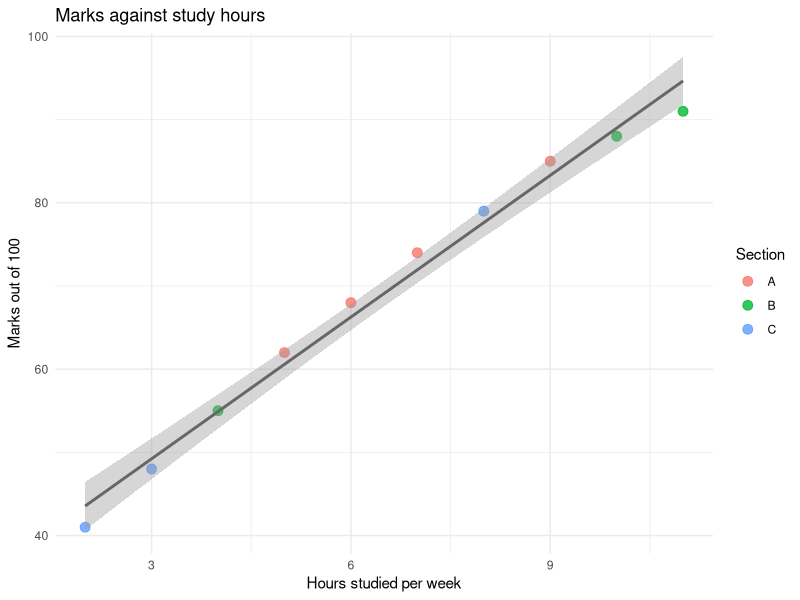
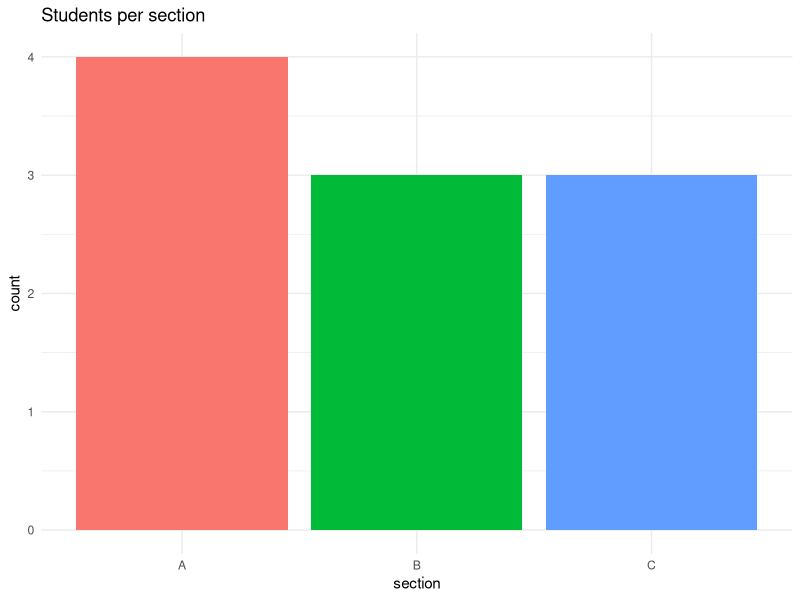
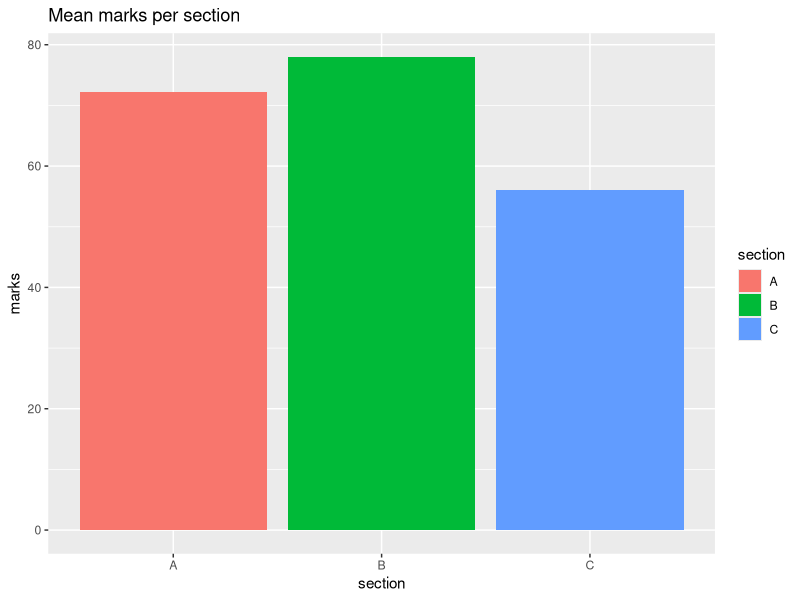
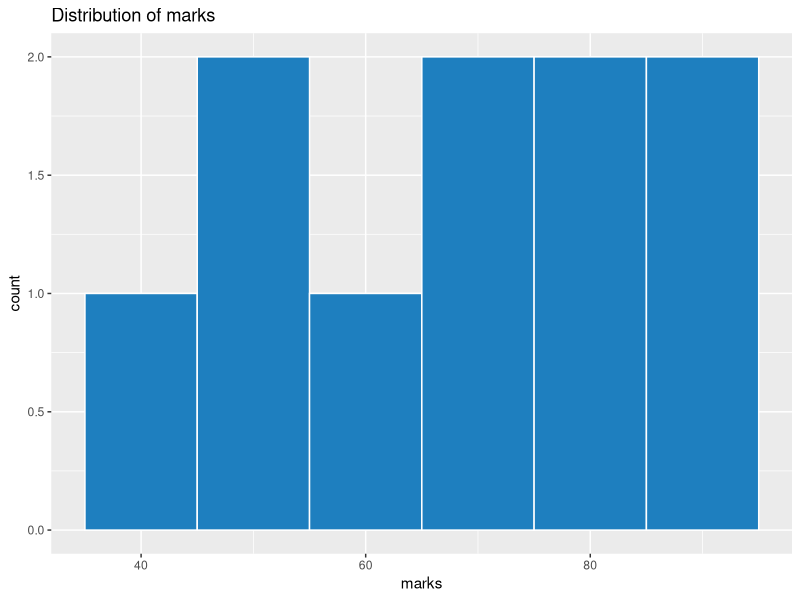
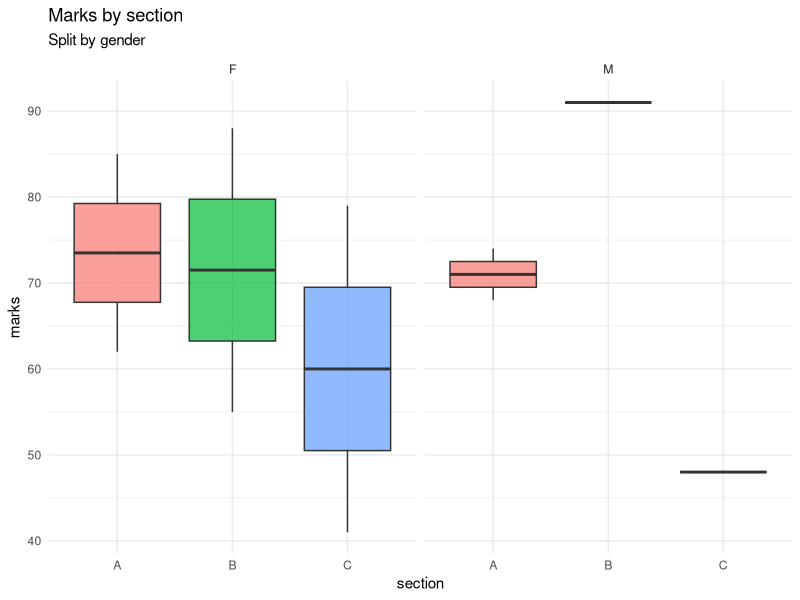
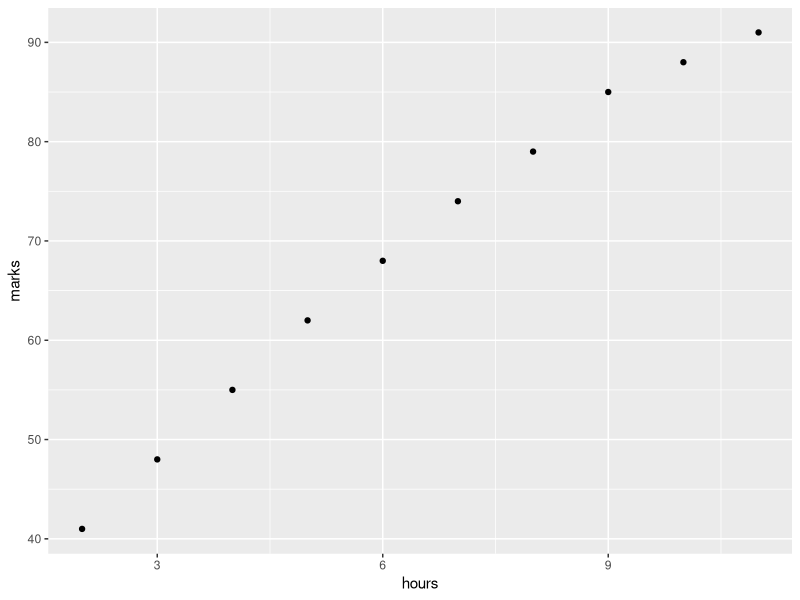
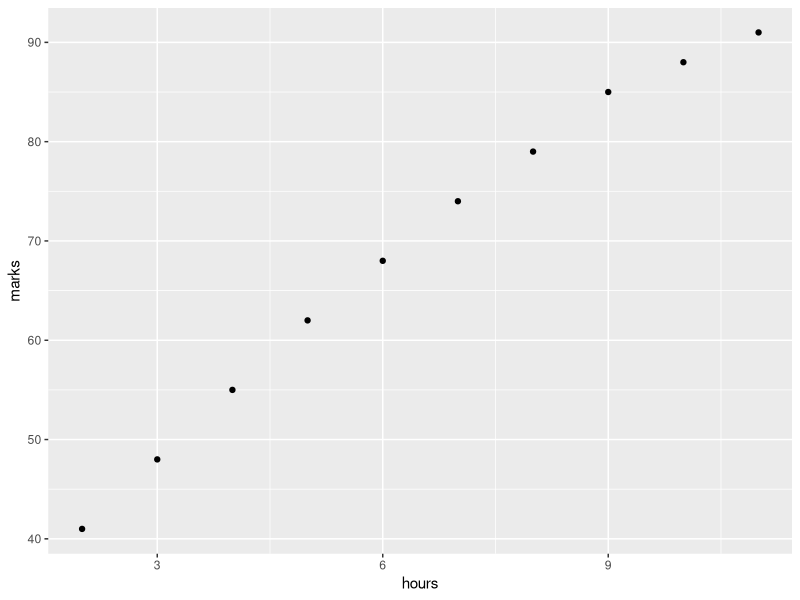

Recreate these plots in R, in order.
# =====================================================================
# NOT EXECUTED IN VERIFICATION -- R is not installable in this environment
# (Debian repos blocked). Desk-checked only; numbers in comments come from
# the executed Python equivalent in python/. Run this in RStudio.
# =====================================================================
# Experiment 12: Visualise data with ggplot2
# No Python equivalent -- this demonstrates ggplot2's grammar specifically.

library(ggplot2)

students <- data.frame(
  name    = c("Ananya","Bhavana","Charan","Divya","Eshwar",
              "Fiona","Gopal","Harika","Ismail","Jyothi"),
  section = c("A","A","B","B","A","C","C","B","A","C"),
  gender  = c("F","F","M","F","M","F","M","F","M","F"),
  hours   = c(9, 5, 11, 4, 7, 8, 3, 10, 6, 2),
  marks   = c(85, 62, 91, 55, 74, 79, 48, 88, 68, 41)
)

# --- SCATTER: two numeric variables ---
ggplot(students, aes(x = hours, y = marks, colour = section)) +
  geom_point(size = 3, alpha = 0.8) +
  geom_smooth(method = "lm", se = TRUE, colour = "grey40") +
  labs(title = "Marks against study hours",
       x = "Hours studied per week", y = "Marks out of 100",
       colour = "Section") +
  theme_minimal()

# --- BAR: counts per category ---
ggplot(students, aes(x = section, fill = section)) +
  geom_bar() +                       # geom_bar COUNTS rows for you
  labs(title = "Students per section") +
  theme_minimal() + theme(legend.position = "none")

# --- COLUMN: a value you already have ---
avg <- aggregate(marks ~ section, data = students, FUN = mean)
ggplot(avg, aes(x = section, y = marks, fill = section)) +
  geom_col() +                       # geom_col uses YOUR value as the height
  labs(title = "Mean marks per section")

# geom_bar() vs geom_col() is the classic exam question:
#   geom_bar  default stat = "count"    -> it counts rows
#   geom_col  default stat = "identity" -> it uses your y value
# Reaching for geom_bar when you already have the value gives bars of height 1.

# --- HISTOGRAM: distribution of one numeric variable ---
ggplot(students, aes(x = marks)) +
  geom_histogram(bins = 6, fill = "#1e7fbf", colour = "white") +
  labs(title = "Distribution of marks")

# --- BOXPLOT: distribution by group, with outliers ---
ggplot(students, aes(x = section, y = marks, fill = section)) +
  geom_boxplot(alpha = 0.7, outlier.colour = "red") +
  facet_wrap(~ gender) +             # small multiples
  labs(title = "Marks by section", subtitle = "Split by gender") +
  theme_minimal() + theme(legend.position = "none")

# NOTE for boxplots: fill = interior, colour = outline. Using colour where you
# meant fill gives an outlined but empty box.

# --- EXPORT ---
p <- ggplot(students, aes(hours, marks)) + geom_point()
ggsave("marks_plot.png", plot = p, width = 8, height = 5, dpi = 300)
ggsave("marks_plot.pdf", plot = p, width = 8, height = 5)   # vector, for print

# Always pass plot = explicitly. ggsave() otherwise saves the LAST plot
# displayed, which in a script is rarely the one you meant.

# LAYERS COMBINE WITH +, NOT %>%. Mixing them is the commonest ggplot2 error.
